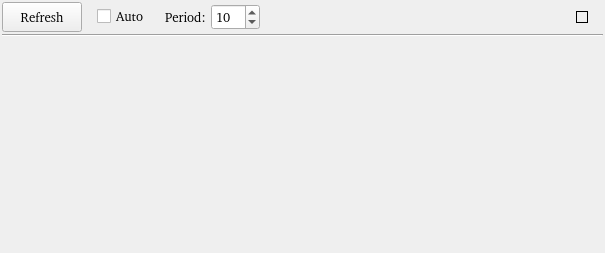
<?xml version="1.0" encoding="UTF-8"?>
<ui version="4.0">
 <class>Monitor</class>
 <widget class="QWidget" name="Monitor">
  <property name="geometry">
   <rect>
    <x>0</x>
    <y>0</y>
    <width>605</width>
    <height>253</height>
   </rect>
  </property>
  <property name="sizePolicy">
   <sizepolicy hsizetype="Preferred" vsizetype="Preferred">
    <horstretch>0</horstretch>
    <verstretch>0</verstretch>
   </sizepolicy>
  </property>
  <property name="minimumSize">
   <size>
    <width>130</width>
    <height>130</height>
   </size>
  </property>
  <property name="font">
   <font>
    <family>Helvetica [Urw]</family>
    <pointsize>10</pointsize>
   </font>
  </property>
  <property name="windowTitle">
   <string>Monitor</string>
  </property>
  <layout class="QVBoxLayout">
   <property name="spacing">
    <number>2</number>
   </property>
   <property name="margin">
    <number>2</number>
   </property>
   <item>
    <widget class="QFrame" name="Frame15">
     <property name="frameShape">
      <enum>QFrame::NoFrame</enum>
     </property>
     <property name="frameShadow">
      <enum>QFrame::Raised</enum>
     </property>
     <layout class="QHBoxLayout">
      <property name="spacing">
       <number>15</number>
      </property>
      <property name="margin">
       <number>0</number>
      </property>
      <item>
       <widget class="QPushButton" name="refresh">
        <property name="sizePolicy">
         <sizepolicy hsizetype="Minimum" vsizetype="Fixed">
          <horstretch>0</horstretch>
          <verstretch>0</verstretch>
         </sizepolicy>
        </property>
        <property name="minimumSize">
         <size>
          <width>0</width>
          <height>30</height>
         </size>
        </property>
        <property name="maximumSize">
         <size>
          <width>32767</width>
          <height>30</height>
         </size>
        </property>
        <property name="toolTip">
         <string>Immediately refresh the entire display</string>
        </property>
        <property name="text">
         <string>Refresh</string>
        </property>
       </widget>
      </item>
      <item>
       <widget class="QCheckBox" name="autorefresh">
        <property name="enabled">
         <bool>true</bool>
        </property>
        <property name="toolTip">
         <string>Automatically refresh display periodically</string>
        </property>
        <property name="text">
         <string>Auto</string>
        </property>
       </widget>
      </item>
      <item>
       <widget class="QFrame" name="Frame6_4">
        <property name="sizePolicy">
         <sizepolicy hsizetype="Minimum" vsizetype="Minimum">
          <horstretch>0</horstretch>
          <verstretch>0</verstretch>
         </sizepolicy>
        </property>
        <property name="frameShape">
         <enum>QFrame::NoFrame</enum>
        </property>
        <property name="frameShadow">
         <enum>QFrame::Raised</enum>
        </property>
        <layout class="QHBoxLayout">
         <property name="spacing">
          <number>5</number>
         </property>
         <property name="margin">
          <number>0</number>
         </property>
         <item>
          <widget class="QLabel" name="TextLabel2_5">
           <property name="enabled">
            <bool>true</bool>
           </property>
           <property name="text">
            <string>Period:</string>
           </property>
           <property name="wordWrap">
            <bool>false</bool>
           </property>
          </widget>
         </item>
         <item>
          <widget class="QSpinBox" name="window">
           <property name="enabled">
            <bool>true</bool>
           </property>
           <property name="toolTip">
            <string>Auto refresh period, in tenths of seconds</string>
           </property>
           <property name="whatsThis">
            <string/>
           </property>
           <property name="prefix">
            <string/>
           </property>
           <property name="minimum">
            <number>1</number>
           </property>
           <property name="maximum">
            <number>100</number>
           </property>
           <property name="singleStep">
            <number>1</number>
           </property>
           <property name="value">
            <number>10</number>
           </property>
          </widget>
         </item>
        </layout>
       </widget>
      </item>
      <item>
       <spacer name="Spacer1">
        <property name="orientation">
         <enum>Qt::Horizontal</enum>
        </property>
        <property name="sizeType">
         <enum>QSizePolicy::Expanding</enum>
        </property>
        <property name="sizeHint" stdset="0">
         <size>
          <width>20</width>
          <height>20</height>
         </size>
        </property>
       </spacer>
      </item>
      <item>
       <widget class="QFrame" name="autolight">
        <property name="sizePolicy">
         <sizepolicy hsizetype="Fixed" vsizetype="Fixed">
          <horstretch>0</horstretch>
          <verstretch>0</verstretch>
         </sizepolicy>
        </property>
        <property name="minimumSize">
         <size>
          <width>12</width>
          <height>12</height>
         </size>
        </property>
        <property name="palette">
         <palette>
          <active>
           <colorrole role="WindowText">
            <brush brushstyle="SolidPattern">
             <color alpha="255">
              <red>0</red>
              <green>0</green>
              <blue>0</blue>
             </color>
            </brush>
           </colorrole>
           <colorrole role="Button">
            <brush brushstyle="SolidPattern">
             <color alpha="255">
              <red>0</red>
              <green>0</green>
              <blue>0</blue>
             </color>
            </brush>
           </colorrole>
           <colorrole role="Light">
            <brush brushstyle="SolidPattern">
             <color alpha="255">
              <red>0</red>
              <green>0</green>
              <blue>0</blue>
             </color>
            </brush>
           </colorrole>
           <colorrole role="Midlight">
            <brush brushstyle="SolidPattern">
             <color alpha="255">
              <red>0</red>
              <green>0</green>
              <blue>0</blue>
             </color>
            </brush>
           </colorrole>
           <colorrole role="Dark">
            <brush brushstyle="SolidPattern">
             <color alpha="255">
              <red>0</red>
              <green>0</green>
              <blue>0</blue>
             </color>
            </brush>
           </colorrole>
           <colorrole role="Mid">
            <brush brushstyle="SolidPattern">
             <color alpha="255">
              <red>0</red>
              <green>0</green>
              <blue>0</blue>
             </color>
            </brush>
           </colorrole>
           <colorrole role="Text">
            <brush brushstyle="SolidPattern">
             <color alpha="255">
              <red>0</red>
              <green>0</green>
              <blue>0</blue>
             </color>
            </brush>
           </colorrole>
           <colorrole role="BrightText">
            <brush brushstyle="SolidPattern">
             <color alpha="255">
              <red>0</red>
              <green>0</green>
              <blue>0</blue>
             </color>
            </brush>
           </colorrole>
           <colorrole role="ButtonText">
            <brush brushstyle="SolidPattern">
             <color alpha="255">
              <red>0</red>
              <green>0</green>
              <blue>0</blue>
             </color>
            </brush>
           </colorrole>
           <colorrole role="Base">
            <brush brushstyle="SolidPattern">
             <color alpha="255">
              <red>0</red>
              <green>0</green>
              <blue>0</blue>
             </color>
            </brush>
           </colorrole>
           <colorrole role="Window">
            <brush brushstyle="SolidPattern">
             <color alpha="255">
              <red>0</red>
              <green>0</green>
              <blue>0</blue>
             </color>
            </brush>
           </colorrole>
           <colorrole role="Shadow">
            <brush brushstyle="SolidPattern">
             <color alpha="255">
              <red>0</red>
              <green>0</green>
              <blue>0</blue>
             </color>
            </brush>
           </colorrole>
           <colorrole role="Highlight">
            <brush brushstyle="SolidPattern">
             <color alpha="255">
              <red>0</red>
              <green>0</green>
              <blue>0</blue>
             </color>
            </brush>
           </colorrole>
           <colorrole role="HighlightedText">
            <brush brushstyle="SolidPattern">
             <color alpha="255">
              <red>0</red>
              <green>0</green>
              <blue>0</blue>
             </color>
            </brush>
           </colorrole>
           <colorrole role="Link">
            <brush brushstyle="SolidPattern">
             <color alpha="255">
              <red>0</red>
              <green>0</green>
              <blue>0</blue>
             </color>
            </brush>
           </colorrole>
           <colorrole role="LinkVisited">
            <brush brushstyle="SolidPattern">
             <color alpha="255">
              <red>0</red>
              <green>0</green>
              <blue>0</blue>
             </color>
            </brush>
           </colorrole>
          </active>
          <inactive>
           <colorrole role="WindowText">
            <brush brushstyle="SolidPattern">
             <color alpha="255">
              <red>0</red>
              <green>0</green>
              <blue>0</blue>
             </color>
            </brush>
           </colorrole>
           <colorrole role="Button">
            <brush brushstyle="SolidPattern">
             <color alpha="255">
              <red>0</red>
              <green>0</green>
              <blue>0</blue>
             </color>
            </brush>
           </colorrole>
           <colorrole role="Light">
            <brush brushstyle="SolidPattern">
             <color alpha="255">
              <red>0</red>
              <green>0</green>
              <blue>0</blue>
             </color>
            </brush>
           </colorrole>
           <colorrole role="Midlight">
            <brush brushstyle="SolidPattern">
             <color alpha="255">
              <red>0</red>
              <green>0</green>
              <blue>0</blue>
             </color>
            </brush>
           </colorrole>
           <colorrole role="Dark">
            <brush brushstyle="SolidPattern">
             <color alpha="255">
              <red>0</red>
              <green>0</green>
              <blue>0</blue>
             </color>
            </brush>
           </colorrole>
           <colorrole role="Mid">
            <brush brushstyle="SolidPattern">
             <color alpha="255">
              <red>0</red>
              <green>0</green>
              <blue>0</blue>
             </color>
            </brush>
           </colorrole>
           <colorrole role="Text">
            <brush brushstyle="SolidPattern">
             <color alpha="255">
              <red>0</red>
              <green>0</green>
              <blue>0</blue>
             </color>
            </brush>
           </colorrole>
           <colorrole role="BrightText">
            <brush brushstyle="SolidPattern">
             <color alpha="255">
              <red>0</red>
              <green>0</green>
              <blue>0</blue>
             </color>
            </brush>
           </colorrole>
           <colorrole role="ButtonText">
            <brush brushstyle="SolidPattern">
             <color alpha="255">
              <red>0</red>
              <green>0</green>
              <blue>0</blue>
             </color>
            </brush>
           </colorrole>
           <colorrole role="Base">
            <brush brushstyle="SolidPattern">
             <color alpha="255">
              <red>0</red>
              <green>0</green>
              <blue>0</blue>
             </color>
            </brush>
           </colorrole>
           <colorrole role="Window">
            <brush brushstyle="SolidPattern">
             <color alpha="255">
              <red>0</red>
              <green>0</green>
              <blue>0</blue>
             </color>
            </brush>
           </colorrole>
           <colorrole role="Shadow">
            <brush brushstyle="SolidPattern">
             <color alpha="255">
              <red>0</red>
              <green>0</green>
              <blue>0</blue>
             </color>
            </brush>
           </colorrole>
           <colorrole role="Highlight">
            <brush brushstyle="SolidPattern">
             <color alpha="255">
              <red>0</red>
              <green>0</green>
              <blue>0</blue>
             </color>
            </brush>
           </colorrole>
           <colorrole role="HighlightedText">
            <brush brushstyle="SolidPattern">
             <color alpha="255">
              <red>0</red>
              <green>0</green>
              <blue>0</blue>
             </color>
            </brush>
           </colorrole>
           <colorrole role="Link">
            <brush brushstyle="SolidPattern">
             <color alpha="255">
              <red>0</red>
              <green>0</green>
              <blue>0</blue>
             </color>
            </brush>
           </colorrole>
           <colorrole role="LinkVisited">
            <brush brushstyle="SolidPattern">
             <color alpha="255">
              <red>0</red>
              <green>0</green>
              <blue>0</blue>
             </color>
            </brush>
           </colorrole>
          </inactive>
          <disabled>
           <colorrole role="WindowText">
            <brush brushstyle="SolidPattern">
             <color alpha="255">
              <red>0</red>
              <green>0</green>
              <blue>0</blue>
             </color>
            </brush>
           </colorrole>
           <colorrole role="Button">
            <brush brushstyle="SolidPattern">
             <color alpha="255">
              <red>0</red>
              <green>0</green>
              <blue>0</blue>
             </color>
            </brush>
           </colorrole>
           <colorrole role="Light">
            <brush brushstyle="SolidPattern">
             <color alpha="255">
              <red>0</red>
              <green>0</green>
              <blue>0</blue>
             </color>
            </brush>
           </colorrole>
           <colorrole role="Midlight">
            <brush brushstyle="SolidPattern">
             <color alpha="255">
              <red>0</red>
              <green>0</green>
              <blue>0</blue>
             </color>
            </brush>
           </colorrole>
           <colorrole role="Dark">
            <brush brushstyle="SolidPattern">
             <color alpha="255">
              <red>0</red>
              <green>0</green>
              <blue>0</blue>
             </color>
            </brush>
           </colorrole>
           <colorrole role="Mid">
            <brush brushstyle="SolidPattern">
             <color alpha="255">
              <red>0</red>
              <green>0</green>
              <blue>0</blue>
             </color>
            </brush>
           </colorrole>
           <colorrole role="Text">
            <brush brushstyle="SolidPattern">
             <color alpha="255">
              <red>0</red>
              <green>0</green>
              <blue>0</blue>
             </color>
            </brush>
           </colorrole>
           <colorrole role="BrightText">
            <brush brushstyle="SolidPattern">
             <color alpha="255">
              <red>0</red>
              <green>0</green>
              <blue>0</blue>
             </color>
            </brush>
           </colorrole>
           <colorrole role="ButtonText">
            <brush brushstyle="SolidPattern">
             <color alpha="255">
              <red>0</red>
              <green>0</green>
              <blue>0</blue>
             </color>
            </brush>
           </colorrole>
           <colorrole role="Base">
            <brush brushstyle="SolidPattern">
             <color alpha="255">
              <red>0</red>
              <green>0</green>
              <blue>0</blue>
             </color>
            </brush>
           </colorrole>
           <colorrole role="Window">
            <brush brushstyle="SolidPattern">
             <color alpha="255">
              <red>0</red>
              <green>0</green>
              <blue>0</blue>
             </color>
            </brush>
           </colorrole>
           <colorrole role="Shadow">
            <brush brushstyle="SolidPattern">
             <color alpha="255">
              <red>0</red>
              <green>0</green>
              <blue>0</blue>
             </color>
            </brush>
           </colorrole>
           <colorrole role="Highlight">
            <brush brushstyle="SolidPattern">
             <color alpha="255">
              <red>0</red>
              <green>0</green>
              <blue>0</blue>
             </color>
            </brush>
           </colorrole>
           <colorrole role="HighlightedText">
            <brush brushstyle="SolidPattern">
             <color alpha="255">
              <red>0</red>
              <green>0</green>
              <blue>0</blue>
             </color>
            </brush>
           </colorrole>
           <colorrole role="Link">
            <brush brushstyle="SolidPattern">
             <color alpha="255">
              <red>0</red>
              <green>0</green>
              <blue>0</blue>
             </color>
            </brush>
           </colorrole>
           <colorrole role="LinkVisited">
            <brush brushstyle="SolidPattern">
             <color alpha="255">
              <red>0</red>
              <green>0</green>
              <blue>0</blue>
             </color>
            </brush>
           </colorrole>
          </disabled>
         </palette>
        </property>
        <property name="toolTip">
         <string>Blinkenlight for autorefresh </string>
        </property>
        <property name="frameShape">
         <enum>QFrame::StyledPanel</enum>
        </property>
        <property name="frameShadow">
         <enum>QFrame::Sunken</enum>
        </property>
        <property name="lineWidth">
         <number>2</number>
        </property>
       </widget>
      </item>
      <item>
       <widget class="QFrame" name="Frame7">
        <property name="frameShape">
         <enum>QFrame::NoFrame</enum>
        </property>
        <property name="frameShadow">
         <enum>QFrame::Plain</enum>
        </property>
       </widget>
      </item>
     </layout>
    </widget>
   </item>
   <item>
    <widget class="Line" name="Line1">
     <property name="minimumSize">
      <size>
       <width>0</width>
       <height>2</height>
      </size>
     </property>
     <property name="frameShape">
      <enum>QFrame::HLine</enum>
     </property>
     <property name="frameShadow">
      <enum>QFrame::Sunken</enum>
     </property>
    </widget>
   </item>
   <item>
    <widget class="MonTable" name="monitor" native="true">
     <property name="sizePolicy">
      <sizepolicy hsizetype="MinimumExpanding" vsizetype="MinimumExpanding">
       <horstretch>0</horstretch>
       <verstretch>0</verstretch>
      </sizepolicy>
     </property>
     <property name="minimumSize">
      <size>
       <width>100</width>
       <height>50</height>
      </size>
     </property>
    </widget>
   </item>
  </layout>
 </widget>
 <layoutdefault spacing="6" margin="11"/>
 <customwidgets>
  <customwidget>
   <class>MonTable</class>
   <extends>QWidget</extends>
   <header>MonTable.H</header>
   <container>1</container>
  </customwidget>
 </customwidgets>
 <includes>
  <include location="local">MonTable.H</include>
 </includes>
 <resources/>
 <connections>
  <connection>
   <sender>refresh</sender>
   <signal>clicked()</signal>
   <receiver>monitor</receiver>
   <slot>refresh()</slot>
   <hints>
    <hint type="sourcelabel">
     <x>20</x>
     <y>20</y>
    </hint>
    <hint type="destinationlabel">
     <x>20</x>
     <y>20</y>
    </hint>
   </hints>
  </connection>
  <connection>
   <sender>window</sender>
   <signal>valueChanged(int)</signal>
   <receiver>Monitor</receiver>
   <slot>setAutoRefresh()</slot>
   <hints>
    <hint type="sourcelabel">
     <x>20</x>
     <y>20</y>
    </hint>
    <hint type="destinationlabel">
     <x>20</x>
     <y>20</y>
    </hint>
   </hints>
  </connection>
  <connection>
   <sender>autorefresh</sender>
   <signal>toggled(bool)</signal>
   <receiver>Monitor</receiver>
   <slot>setAutoRefresh()</slot>
   <hints>
    <hint type="sourcelabel">
     <x>20</x>
     <y>20</y>
    </hint>
    <hint type="destinationlabel">
     <x>20</x>
     <y>20</y>
    </hint>
   </hints>
  </connection>
 </connections>
</ui>
